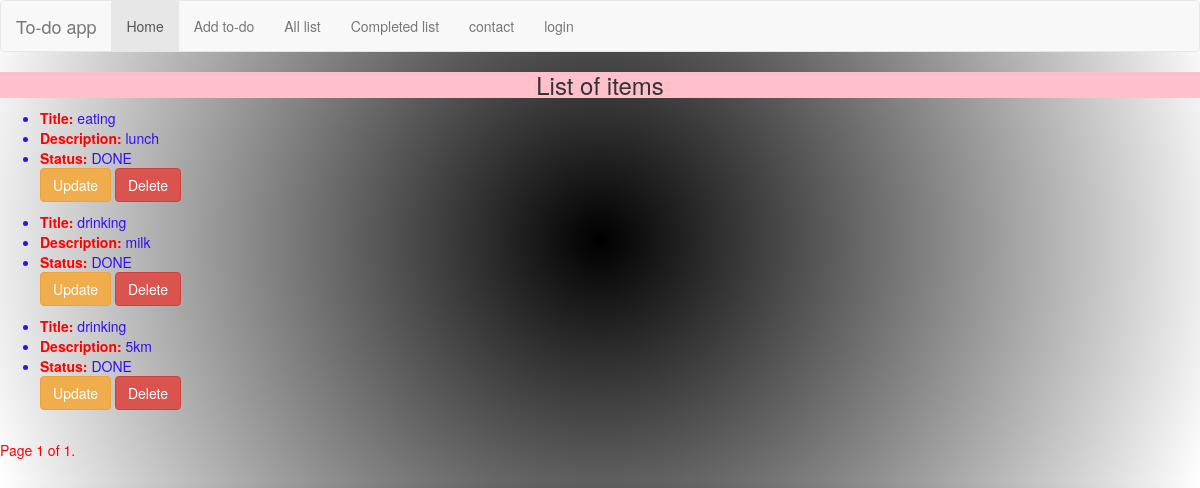
The app's page /dlist/, older data.
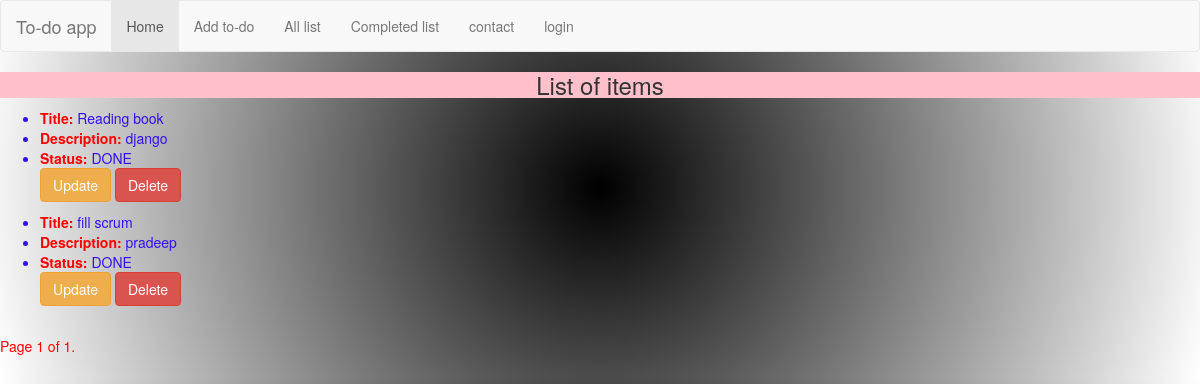
The same page, newer data.
### todoapp/models.py (models this page shows, shortened)
class TodoList(models.Model):
    title = models.CharField(max_length=100)
    details=models.TextField(max_length=200)
    status=models.CharField(max_length=30)

### todoapp/views.py (the view)
# urls.py: path('dlist/',views.done_view,name='dlist'),
def done_view(request):
    done_list=TodoList.objects.filter(status='DONE')
    paginator=Paginator(done_list,3)
    page_number = request.GET.get('page')
    try:
        done_list=paginator.page(page_number)
    except PageNotAnInteger:
        done_list=paginator.page(1)
    except EmptyPage:
        done_list=paginator.page(paginator.num_pages)
    return render(request,'todoapp/done_list.html',{'done_list':done_list})

### templates/todoapp/done_list.html (shortened to what this page needs)
{% extends 'todoapp/base.html' %}
{% load static %}
{% block content %}
<center><h3>List of items</h3></center>
{% for todo in done_list %}
<ul>
<li><b>Title: </b>{{todo.title}}</li>
<li><b>Description: </b>{{todo.details}}</li>
<li><b>Status: </b>{{todo.status}} </li>
<a href="/update/{{todo.id}}" class='btn btn-warning'>Update</a>
<a href="/delete/{{todo.id}}" class='btn btn-danger'>Delete</a>
</ul>
{% endfor %}
<div class="pagination">
    <span class="step-links">
        <span class="current">
            Page {{ done_list.number }} of {{ done_list.paginator.num_pages }}.
        </span>
    </span>
</div>
{% endblock %}

Row changes from the older to the newer data that the page shows:
removed TodoList: title "eating", details "lunch", status "DONE"
removed TodoList: title "drinking", details "milk", status "DONE"
removed TodoList: title "drinking", details "5km", status "DONE"
added TodoList: title "Reading book", details "django", status "DONE"
added TodoList: title "fill scrum", details "pradeep", status "DONE"
